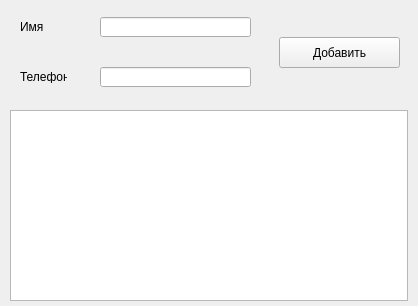
<?xml version="1.0" encoding="UTF-8"?>
<ui version="4.0">
 <class>haha</class>
 <widget class="QMainWindow" name="haha">
  <property name="geometry">
   <rect>
    <x>0</x>
    <y>0</y>
    <width>418</width>
    <height>306</height>
   </rect>
  </property>
  <property name="windowTitle">
   <string>Записная книжка</string>
  </property>
  <widget class="QWidget" name="centralwidget">
   <widget class="QLabel" name="label">
    <property name="geometry">
     <rect>
      <x>20</x>
      <y>20</y>
      <width>47</width>
      <height>13</height>
     </rect>
    </property>
    <property name="text">
     <string>Имя</string>
    </property>
   </widget>
   <widget class="QLabel" name="label_2">
    <property name="geometry">
     <rect>
      <x>20</x>
      <y>70</y>
      <width>47</width>
      <height>13</height>
     </rect>
    </property>
    <property name="text">
     <string>Телефон</string>
    </property>
   </widget>
   <widget class="QLineEdit" name="lineEdit">
    <property name="enabled">
     <bool>true</bool>
    </property>
    <property name="geometry">
     <rect>
      <x>100</x>
      <y>17</y>
      <width>151</width>
      <height>20</height>
     </rect>
    </property>
   </widget>
   <widget class="QLineEdit" name="lineEdit_2">
    <property name="enabled">
     <bool>true</bool>
    </property>
    <property name="geometry">
     <rect>
      <x>100</x>
      <y>67</y>
      <width>151</width>
      <height>20</height>
     </rect>
    </property>
   </widget>
   <widget class="QPushButton" name="pushButton">
    <property name="geometry">
     <rect>
      <x>279</x>
      <y>37</y>
      <width>121</width>
      <height>31</height>
     </rect>
    </property>
    <property name="text">
     <string>Добавить</string>
    </property>
   </widget>
   <widget class="QListWidget" name="listWidget">
    <property name="geometry">
     <rect>
      <x>10</x>
      <y>110</y>
      <width>398</width>
      <height>191</height>
     </rect>
    </property>
   </widget>
  </widget>
 </widget>
 <resources/>
 <connections/>
</ui>
